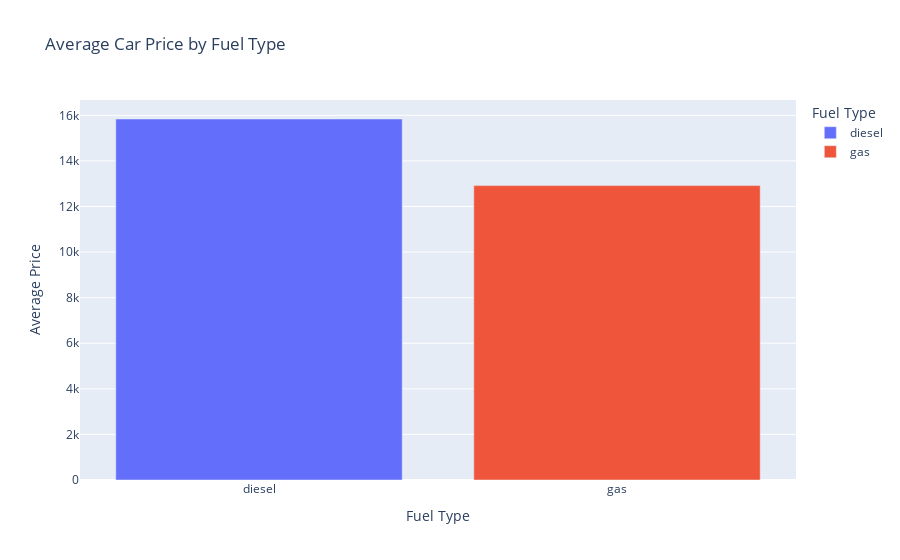

Notebook code cell kept with this figure:
### Code cell
# Ensure 'price' is numeric
df["price"] = pd.to_numeric(df["price"], errors="coerce")

# Group by fuel_type and calculate mean price
avg_price = df.groupby("fuel_type", as_index=False)["price"].mean()

# Create bar chart
fig = px.bar(
    avg_price,
    x="fuel_type",
    y="price",
    title="Average Car Price by Fuel Type",
    labels={"fuel_type": "Fuel Type", "price": "Average Price"},
    color="fuel_type"
)

fig.show()

### Figure 1 — Plotly figure (JSON) as saved in the notebook; plotly's stock layout.template omitted (floating-point values rounded to 4 significant figures)
{"data": [{"hovertemplate": "Fuel Type=%{x}<br>Average Price=%{y}<extra></extra>", "legendgroup": "diesel", "marker": {"color": "#636efa", "pattern": {"shape": ""}}, "name": "diesel", "orientation": "v", "showlegend": true, "textposition": "auto", "type": "bar", "x": ["diesel"], "xaxis": "x", "y": [15840.0], "yaxis": "y"}, {"hovertemplate": "Fuel Type=%{x}<br>Average Price=%{y}<extra></extra>", "legendgroup": "gas", "marker": {"color": "#EF553B", "pattern": {"shape": ""}}, "name": "gas", "orientation": "v", "showlegend": true, "textposition": "auto", "type": "bar", "x": ["gas"], "xaxis": "x", "y": [12920.0], "yaxis": "y"}], "layout": {"barmode": "relative", "legend": {"title": {"text": "Fuel Type"}, "tracegroupgap": 0}, "title": {"text": "Average Car Price by Fuel Type"}, "xaxis": {"anchor": "y", "categoryarray": ["diesel", "gas"], "categoryorder": "array", "domain": [0, 1], "title": {"text": "Fuel Type"}}, "yaxis": {"anchor": "x", "domain": [0, 1], "title": {"text": "Average Price"}}}}
